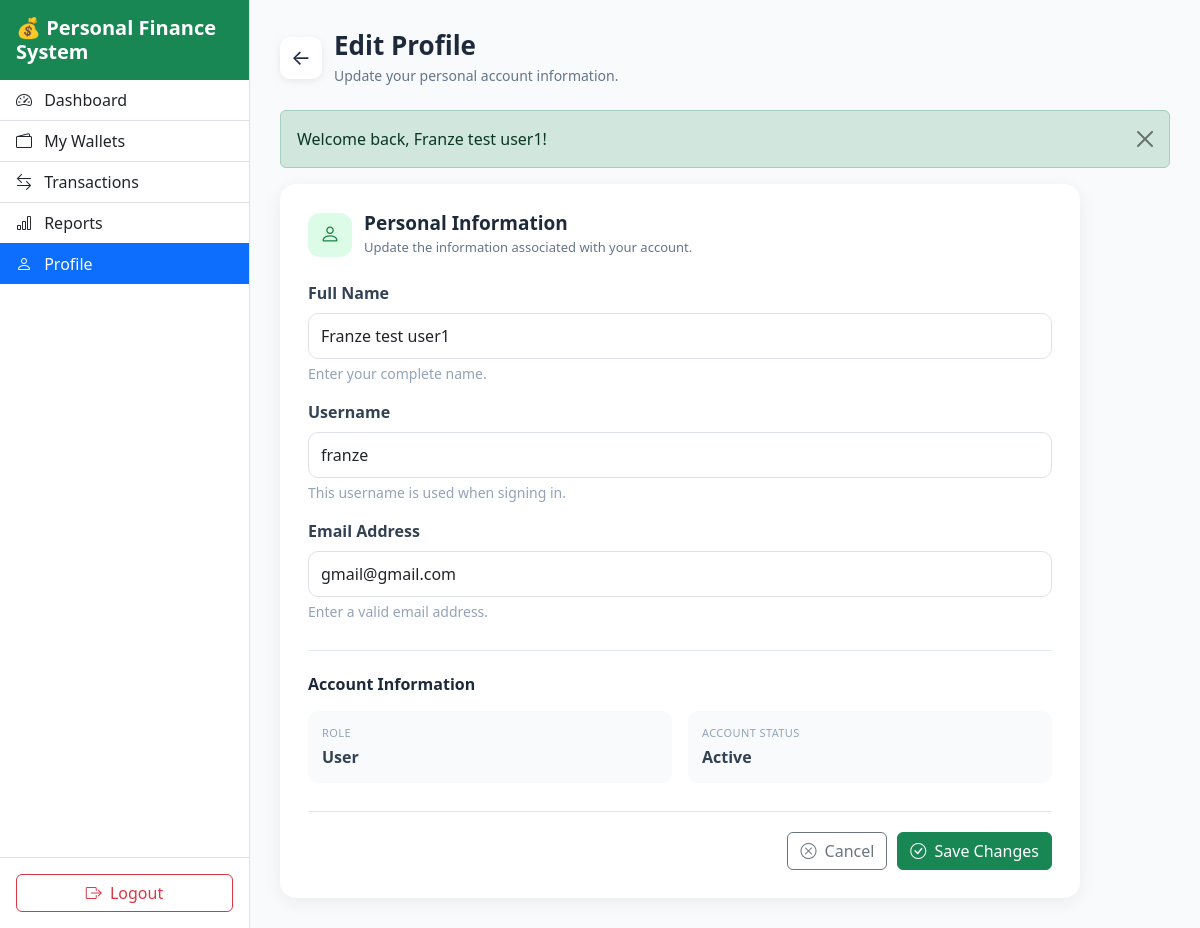
/profile/edit.php (signed in), run on an earlier commit of the app's database.
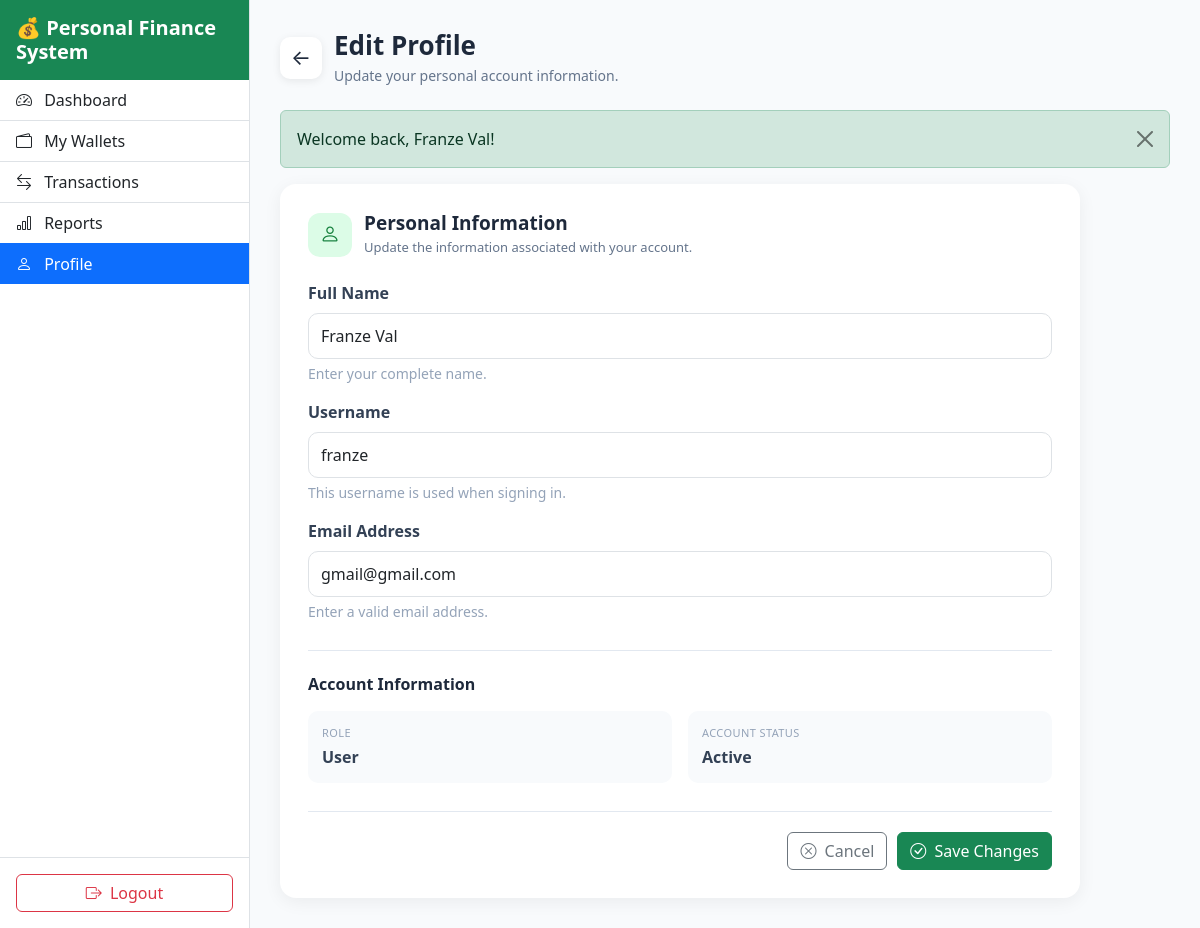
And on a later commit of the database.
### tables this page shows
CREATE TABLE `users` (
  `id` int(10) unsigned NOT NULL AUTO_INCREMENT,
  `fullname` varchar(150) NOT NULL,
  `username` varchar(50) NOT NULL,
  `email` varchar(150) NOT NULL,
  `password` varchar(255) NOT NULL,
  `role` enum('Admin','User') NOT NULL DEFAULT 'User',
  `status` enum('Active','Inactive') NOT NULL DEFAULT 'Active',
  `created_at` timestamp NOT NULL DEFAULT current_timestamp(),
  `updated_at` timestamp NOT NULL DEFAULT current_timestamp() ON UPDATE current_timestamp(),
  PRIMARY KEY (`id`),
  UNIQUE KEY `username` (`username`),
  UNIQUE KEY `email` (`email`)
);

### app/helpers/functions.php (called while the page is built, shortened)
<?php
function e($value)
{
    return htmlspecialchars(
        $value ?? '',
        ENT_QUOTES,
        'UTF-8'
    );
}
function getFlash()
{
    $flash =
        $_SESSION['flash'];
    return $flash;
}

### profile/edit.php (the view, shortened to what the changed rows need)
<?php
require_once __DIR__ . '/../app/config/database.php';
require_once __DIR__ . '/../app/helpers/functions.php';
$userId = (int) $_SESSION['user_id'];
$stmt = $pdo->prepare("
    SELECT
        id,
        fullname,
        username,
        email,
        role,
        status
    FROM users
    WHERE id = :id
    LIMIT 1
");
$stmt->execute([
    ':id' => $userId
]);
$user = $stmt->fetch();
$flash = getFlash();
$fullname =
    $user['fullname'] ?? '';
$username =
    $user['username'] ?? '';
$email =
    $user['email'] ?? '';
$role =
    $user['role'] ?? '';
$status =
    $user['status'] ?? '';
?>
<!DOCTYPE html>
<html lang="en">
<head>
<link
    href="https://cdn.jsdelivr.net/npm/bootstrap@5.3.7/dist/css/bootstrap.min.css"
    rel="stylesheet"
>
<link
    rel="stylesheet"
    href="https://cdn.jsdelivr.net/npm/bootstrap-icons@1.13.1/font/bootstrap-icons.min.css"
>
</head>
<body>
<main
    class="
        profile-content
    "
>
    <div class="profile-header">
        <a
            href="<?= BASE_URL ?>profile/"
            class="back-button"
            aria-label="Back to Profile"
        >
        </a>
        <div>
            <h1 class="profile-title">
                Edit Profile
            </h1>
        </div>
    </div>
    <?php if ($flash): ?>
        <div
            class="
                alert
                alert-<?= e(
                    $flash['type']
                )
                ?>
                alert-dismissible
                fade
                show
            "
            role="alert"
        >
            <?= e(
                $flash['message']
            ) ?>
            <button
                type="button"
                class="btn-close"
                data-bs-dismiss="alert"
            ></button>
        </div>
    <?php endif; ?>
    <div class="edit-card">
        <div class="edit-card-body">
            <div class="section-header">
                <div>
                    <h2 class="section-title">
                        Personal Information
                    </h2>
                </div>
            </div>
            <form
                method="POST"
                action="<?= BASE_URL ?>profile/update.php"
            >
                <div class="mb-3">
                    <label
                        for="fullname"
                        class="form-label"
                    >
                        Full Name
                    </label>
                    <input
                        type="text"
                        class="form-control"
                        id="fullname"
                        name="fullname"
                        value="<?= e($fullname) ?>"
                        maxlength="100"
                        required
                    >
                    <div class="form-text">
                        Enter your complete name.
                    </div>
                </div>
                <div class="mb-3">
                    <label
                        for="username"
                        class="form-label"
                    >
                        Username
                    </label>
                    <input
                        type="text"
                        class="form-control"
                        id="username"
                        name="username"
                        value="<?= e($username) ?>"
                        maxlength="50"
                        required
                    >
                    <div class="form-text">
                        This username is used when signing in.
                    </div>
                </div>
                <div class="mb-3">
                    <label
                        for="email"
                        class="form-label"
                    >
                        Email Address
                    </label>
                    <input
                        type="email"
                        class="form-control"
                        id="email"
                        name="email"
                        value="<?= e($email) ?>"
                        maxlength="150"
                        required
                    >
                    <div class="form-text">
                        Enter a valid email address.
                    </div>
                </div>
                <div class="readonly-section">
                    <div class="row g-3">
                        <div class="col-12 col-md-6">
                            <div class="readonly-box">
                                <span class="readonly-label">
                                    Role
                                </span>
                                <span class="readonly-value">
                                    <?= e($role) ?>
                                </span>
                            </div>
                        </div>
                        <div class="col-12 col-md-6">
                            <div class="readonly-box">
                                <span class="readonly-label">
                                    Account Status
                                </span>
                                <span class="readonly-value">
                                    <?= e($status) ?>
                                </span>
                            </div>
                        </div>
                    </div>
                </div>
            </form>
        </div>
    </div>
</main>
</body>
</html>

What changed in the data, as far as the page shows it:
changed users "User": fullname "Franze test user1" → "Franze Val"
Also different on the page:
$flash['message']: "Welcome back, Franze test user1!" → "Welcome back, Franze Val!"
